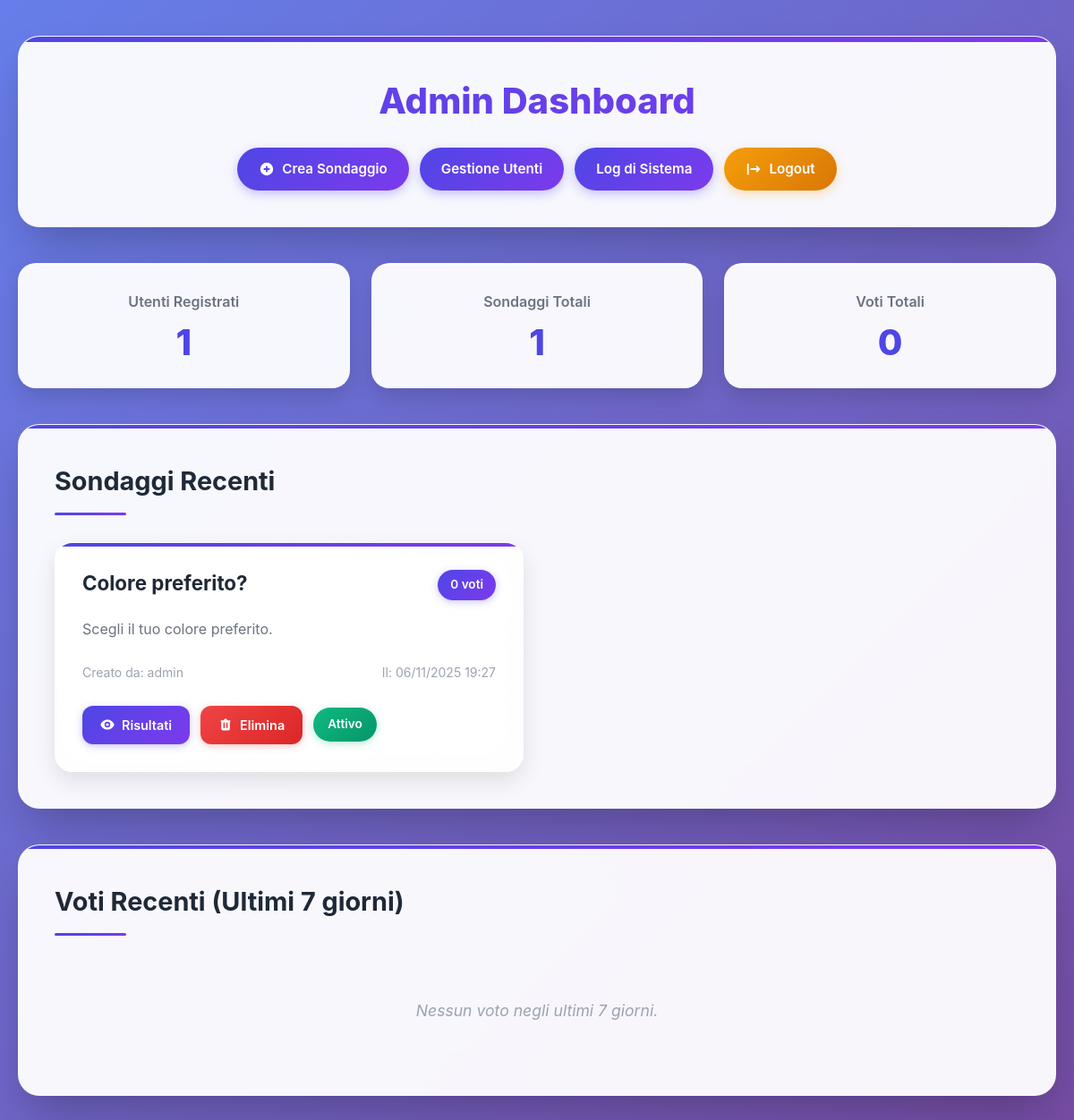
Page /admin_dashboard.php (signed in) on the committed database.
### tables this page shows
CREATE TABLE polls (
    id INT AUTO_INCREMENT PRIMARY KEY,
    title VARCHAR(255) NOT NULL,
    description TEXT,
    created_by INT,
    is_active TINYINT(1) DEFAULT 1,
    created_at DATETIME DEFAULT CURRENT_TIMESTAMP,
    FOREIGN KEY (created_by) REFERENCES users(id) ON DELETE SET NULL
);

### admin_dashboard.php (the view, shortened to what this page needs)
<?php
global $pdo;
$stats_stmt = $pdo->query("
    SELECT
        (SELECT COUNT(*) FROM users WHERE is_admin = 0) as total_users,
        (SELECT COUNT(*) FROM polls) as total_polls,
        (SELECT COUNT(*) FROM votes) as total_votes
");
$stats = $stats_stmt->fetch();
$stmt = $pdo->prepare("
    SELECT p.*,
           (SELECT COUNT(*) FROM votes WHERE poll_id = p.id) as vote_count,
           (SELECT username FROM users WHERE id = p.created_by) as creator
    FROM polls p
    ORDER BY p.created_at DESC
");
$stmt->execute();
$polls = $stmt->fetchAll();
$recent_votes_stmt = $pdo->query("
    SELECT p.title, COUNT(v.id) as votes_count
    FROM polls p
    LEFT JOIN votes v ON p.id = v.poll_id
    WHERE v.voted_at >= DATE_SUB(NOW(), INTERVAL 7 DAY)
    GROUP BY p.id
    ORDER BY votes_count DESC
    LIMIT 5
");
$recent_votes = $recent_votes_stmt->fetchAll();
?>
<!DOCTYPE html>
<html lang="it">
<head>
  <link rel="stylesheet" href="style.css" />
  <link rel="stylesheet" href="admin_dashboard.css" />
</head>
<body>
  <div class="admin-container">
    <header class="admin-header">
      <h1>Admin Dashboard</h1>
      <nav class="admin-nav">
        <a href="create_poll.php" class="nav-link-admin">
          <svg width="18" height="18" viewBox="0 0 20 20" fill="currentColor">
            <path fill-rule="evenodd" d="M10 18a8 8 0 100-16 8 8 0 000 16zm1-11a1 1 0 10-2 0v2H7a1 1 0 100 2h2v2a1 1 0 102 0v-2h2a1 1 0 100-2h-2V7z" clip-rule="evenodd" />
          </svg>
          Crea Sondaggio
        </a>
        <a href="user_management.php" class="nav-link-admin">Gestione Utenti</a>
        <a href="audit_log.php" class="nav-link-admin">Log di Sistema</a>
        <a href="logout.php" class="nav-link-admin logout-btn">
          <svg width="18" height="18" viewBox="0 0 20 20" fill="currentColor">
            <path fill-rule="evenodd" d="M3 3a1 1 0 00-1 1v12a1 1 0 102 0V4a1 1 0 00-1-1zm10.293 9.293a1 1 0 001.414 1.414l3-3a1 1 0 000-1.414l-3-3a1 1 0 10-1.414 1.414L14.586 9H7a1 1 0 100 2h7.586l-1.293 1.293z" clip-rule="evenodd" />
          </svg>
          Logout
        </a>
      </nav>
    </header>
    <section class="stats-grid-admin">
      <div class="stat-card-admin">
        <h3>Utenti Registrati</h3>
        <div class="stat-number-admin"><?= $stats['total_users'] ?></div>
      </div>
      <div class="stat-card-admin">
        <h3>Sondaggi Totali</h3>
        <div class="stat-number-admin"><?= $stats['total_polls'] ?></div>
      </div>
      <div class="stat-card-admin">
        <h3>Voti Totali</h3>
        <div class="stat-number-admin"><?= $stats['total_votes'] ?></div>
      </div>
    </section>
    <section class="admin-section">
      <h2 class="section-title-admin">Sondaggi Recenti</h2>
      <div class="polls-grid-admin">
        <?php foreach ($polls as $poll): ?>
          <div class="poll-card-admin">
            <div class="poll-header-admin">
              <h3 class="poll-title-admin"><?= htmlspecialchars($poll['title']) ?></h3>
              <span class="poll-meta-admin"><?= $poll['vote_count'] ?> voti</span>
            </div>
            <p class="poll-description-admin"><?= htmlspecialchars($poll['description']) ?></p>
            <div class="poll-meta-info-admin">
              <span>Creato da: <?= htmlspecialchars($poll['creator']) ?></span>
              <span>Il: <?= date('d/m/Y H:i', strtotime($poll['created_at'])) ?></span>
            </div>
            <div class="poll-actions-admin">
              <a href="admin_results.php?id=<?= $poll['id'] ?>" class="btn-admin btn-admin-primary">
                <svg width="16" height="16" viewBox="0 0 20 20" fill="currentColor">
                  <path d="M10 12a2 2 0 100-4 2 2 0 000 4z"/>
                  <path fill-rule="evenodd" d="M.458 10C1.732 5.943 5.522 3 10 3s8.268 2.943 9.542 7c-1.274 4.057-5.064 7-9.542 7S1.732 14.057.458 10zM14 10a4 4 0 11-8 0 4 4 0 018 0z" clip-rule="evenodd"/>
                </svg>
                Risultati
              </a>
              <a href="admin_dashboard.php?delete_poll=<?= $poll['id'] ?>"
                 class="btn-admin btn-admin-danger delete-poll-btn"
                 data-poll-title="<?= htmlspecialchars($poll['title']) ?>">
                Elimina
              </a>
              <?php if ($poll['is_active']): ?>
                <span class="status-badge-admin active">Attivo</span>
              <?php else: ?>
                <span class="status-badge-admin inactive">Inattivo</span>
              <?php endif; ?>
            </div>
          </div>
        <?php endforeach; ?>
      </div>
    </section>
    <section class="admin-section">
      <h2 class="section-title-admin">Voti Recenti (Ultimi 7 giorni)</h2>
      <div class="recent-votes-admin">
        <?php if (empty($recent_votes)): ?>
          <p class="no-data-admin">Nessun voto negli ultimi 7 giorni.</p>
        <?php endif; ?>
      </div>
    </section>
  </div>
</body>
</html>

### style.css (style rules this page uses)
:root { --primary: #6366f1; --primary-dark: #4f46e5; --primary-light: #8b5cf6; --secondary: #f59e0b; --secondary-dark: #d97706; --success: #10b981; --warning: #f59e0b; --danger: #ef4444; --dark: #1f2937; --light: #f8fafc; --gray-50: #f9fafb; --gray-100: #f3f4f6; --gray-200: #e5e7eb; --gray-300: #d1d5db; --gray-400: #9ca3af; --gray-500: #6b7280; --gray-600: #4b5563; --gray-700: #374151; --gray-800: #1f2937; --gray-900: #111827; --shadow-sm: 0 1px 2px 0 rgba(0, 0, 0, 0.05); --shadow: 0 4px 6px -1px rgba(0, 0, 0, 0.1), 0 2px 4px -1px rgba(0, 0, 0, 0.06); --shadow-md: 0 10px 15px -3px rgba(0, 0, 0, 0.1), 0 4px 6px -2px rgba(0, 0, 0, 0.05); --shadow-lg: 0 20px 25px -5px rgba(0, 0, 0, 0.1), 0 10px 10px -5px rgba(0, 0, 0, 0.04); --shadow-xl: 0 25px 50px -12px rgba(0, 0, 0, 0.25); --radius: 12px; --radius-lg: 16px; --radius-xl: 20px; }
* { margin: 0; padding: 0; box-sizing: border-box; }
html { scroll-behavior: smooth; }
body { font-family: 'Inter', 'Segoe UI', system-ui, -apple-system, sans-serif; background: linear-gradient(135deg, #667eea 0%, #764ba2 100%); min-height: 100vh; color: var(--gray-800); line-height: 1.6; font-weight: 400; }

### rows in the picture
polls: title "Colore preferito?", vote_count "0", description "Scegli il tuo colore preferito.", creator "admin", created_at "06/11/2025 19:27", is_active "Attivo"

### other values in the picture
$stats['total_users'] "1"
$stats['total_polls'] "1"
$stats['total_votes'] "0"
